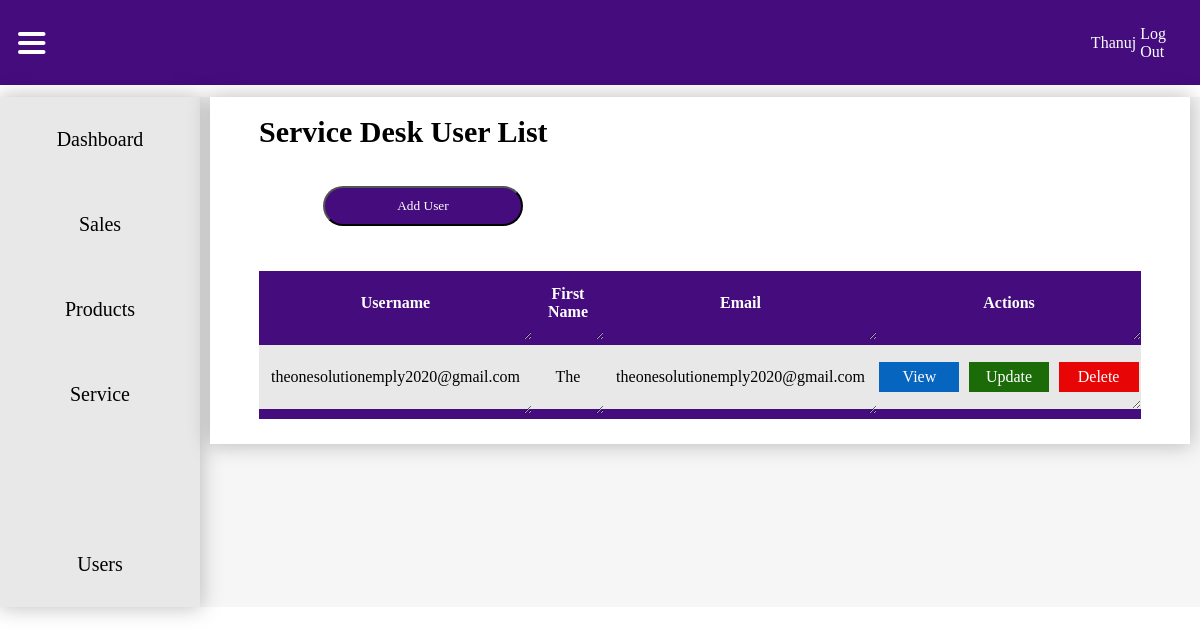
Screenshot of /servicedeskuser/serviceusers/ (signed in) with the database file from the repository.
### mainapp/models.py (models this page shows, shortened)
class User(AbstractUser):
    is_admin = models.BooleanField(default=False)
    is_sales_login = models.BooleanField(default=False)
    is_service_desk = models.BooleanField(default=False)
    is_technician = models.BooleanField(default=False)

class ServiceDeskUser(models.Model):
    user = models.OneToOneField(User, on_delete=models.CASCADE)
    admin = models.ForeignKey(UserProfile, on_delete=models.CASCADE)
    service_desk_name = models.CharField(max_length=100)
    service_desk_email = models.EmailField()
    service_desk_phone = models.CharField(max_length=10)

### servicedeskuser/views.py (the view)
# urls.py: path('serviceusers/', ServiceUserListView.as_view(), name='serviceuserslist'),
class ServiceUserListView(AdminAndLoginRequiredMixin, ListView):
    template_name = "serviceuserlist.html"
    def get_queryset(self):
        admin = self.request.user.userprofile
        return ServiceDeskUser.objects.filter(admin=admin)

### saleuser/mixins.py (called while the page is built)
    def dispatch(self, request, *args, **kwargs):
        if not request.user.is_authenticated or not request.user.is_admin:
            return redirect("login")
        return super().dispatch(request, *args, **kwargs)

### servicedeskuser/templates/serviceuserlist.html (shortened to what this page needs)
{% load static %}
<!DOCTYPE html>
<html lang="en">
<head>
    <link rel="stylesheet" href="{% static 'css/dashboard.css' %}">
</head>
<body>
    {% if request.user.is_admin %}
     <nav>
        <div class="menu" >
            <img src="{% static 'icons/hamburger menu.svg' %}" alt="" onclick="toggleNavigation()">
        </div>
        <ul>
            <li>
                {% if request.user.is_authenticated %}
                <a href="">{{ request.user.username }}</a>
                <a href="{% url 'logout' %}">Log Out</a>
                {% else %}
                <a href="">Profile</a>
                <img src="{% static 'icons/dropdownarrowsvg.svg' %}" alt="">
                {% endif %}
            </li>
        </ul>
    </nav>
    <div class="contentholder">
        <div class="navigation">
            <div class="tabholder">
                {% if request.user.is_admin %}
                <div class="nav-tab" id="dashboard-tab" onclick="toggleActive(this)">
                    <a href="{% url 'dashboard' %}">Dashboard</a>
                </div>
                {% endif %}
                {% if request.user.is_sales_login or request.user.is_admin %}
                <div class="nav-tab" onclick="toggleActive(this)">
                    <a href="{% url 'customerlist' %}">Sales</a>
                </div>
                <div class="nav-tab" onclick="toggleActive(this)">
                    <a href="">Products</a>
                </div>
                {% endif %}
                {% if request.user.is_service_desk or request.user.is_admin %}
                <div class="nav-tab" onclick="toggleActive(this)">
                    <a href="">Service</a>
                </div>
                {% endif %}
                <div class="nav-tab" onclick="toggleActive(this)">
                    <a href=""></a>
                </div>
                {% if request.user.is_admin %}
                <div class="nav-tab" onclick="toggleActive(this)">
                    <a href="">Users</a>
                </div>
                {% endif %}
            </div>
        </div>
        <div class="displayboard">
            <div class="whiteboard">
                <div class="alignmentmaker">
                    <h3>Service Desk User List</h3>
                    {% if request.user.is_admin %}
                    <div class="bottonholder">
                        <a href="{% url 'servicedeskuser:serviceuserscreate' %}"><button>Add User</button></a>
                    </div>
                    {% endif %}
                    <table>
                        <thead>
                            <tr>
                                <th>Username</th>
                                <th>First Name</th>
                                <th>Email</th>
                                <th>Actions</th>
                            </tr>
                        </thead>
                        <tbody>
                            {% for service in object_list %}
                            <tr>
                                <td>{{ service.user.username }}</td>
                                <td>{{ service.user.first_name }}</td>
                                <td>{{ service.user.email }}</td>
                                <td class="action">
                                    <a id="view" href="{% url 'servicedeskuser:serviceusersdetail' service.pk %}"><div class="buttonview">View</div></a>
                                    <a id="update" href="{% url 'servicedeskuser:serviceusersupdate' service.pk  %}"><div class="button">Update</div></a>
                                    <a id="delete" href="{% url 'servicedeskuser:serviceusersdelete' service.pk  %}"><div class="buttondelete">Delete</div></a>
                                </td>
                            </tr>
                            {% endfor %}
                        </tbody>
                    </table>
                </div>
            </div>
        </div>
    </div>
    {% else %}
    <p>Return to Login Page</p>
    {% endif %}
</body>
</html>

### static/css/dashboard.css (style rules this page uses)
* { margin: 0; padding: 0; font-family: Montserrat; }
nav { background: #450C7D; width: 100%; height: 85px; display: flex; justify-content: right; align-items: center; }
nav img { margin-left: 3%; }
nav ul { width: 100%; display: flex; align-items: center; justify-content: flex-end; }
nav ul li { margin: 2%; display: flex; align-items: center; justify-content: flex-end; }
nav ul li a { text-decoration: none; color: white; font-family: Montserrat; }
.contentholder { width: 100%; display: flex; align-items: start; justify-content: center; background: #F6F6F6; margin-top: 1%; }
.navigation { width: 20%; height: 100%; background: #FFF; box-shadow: 0px 0px 20px 1px rgba(0, 0, 0, 0.25); display: grid; align-items: center; justify-items: center; transition: width 0.5s ease-in-out; }
.displayboard { width: 100%; display: grid; align-items: start; justify-items: center; transition: width 0.5s ease-in-out; }
.menu { width: 100%; display: flex; align-items: center; justify-content: left; height: 100%; }
.menu img { margin: 3% 5% 3% 3%; cursor: pointer; }
.nav-tab { width: 100%; height: 85px; display: flex; align-items: center; justify-content: center; background: #E8E8E8; cursor: pointer; transition: .3s ease-in-out; }
.nav-tab a { text-decoration: none; color: black; text-align: center; font-size: 20px; color: black; width: 100%; height: 100%; display: flex; align-items: center; justify-content: center; }
.tabholder { width: 100%; }
.whiteboard { width: 98%; background: white; box-shadow: 0px 0px 20px 1px rgba(0, 0, 0, 0.25); display: flex; align-items: start; justify-content: center; }
.alignmentmaker { width: 90%; display: grid; align-items: start; justify-items: center; }
.alignmentmaker h3 { font-size: 30px; margin: 2% 0% 2% 0%; width: 100%; }
button { width: 200px; height: 40px; background-color: #450C7D; color: #FFF; border-radius: 20px; margin: 2%; cursor: pointer; }
table { border-collapse: collapse; margin: 25px 0; font-size: 16px; width: 100%; resize: both; }
table thead tr { background: #450C7D; color: #FFF; font-weight: bold; padding: 3%; text-align: center; height: 40px; }
tr { background: #E8E8E8; }
tr:last-child { border-bottom: 10px solid#450C7D; }
th, td { padding: 12px; height: 40px; text-align: center; overflow-x: auto; resize: horizontal; }
.action { padding: 12px; height: 40px; text-align: center; overflow-x: auto; display: flex; align-items: center; justify-content: center; }
#update { text-decoration: none; color: white; }
#delete { text-decoration: none; color: white; }
#view { text-decoration: none; color: #FFF; }
.button { background: #1b6c09; width: 80px; height: 30px; display: flex; align-items: center; justify-content: center; }
.buttondelete { background: #e70505; width: 80px; height: 30px; display: flex; align-items: center; justify-content: center; }
.buttonview { background: #0665be; width: 80px; height: 30px; display: flex; align-items: center; justify-content: center; }
.bottonholder { width: 90%; display: flex; align-items: center; justify-content: left; flex-wrap: wrap; }
a { margin: 2%; }

### rows the page displays
User: user.username "Thanuj"
ServiceDeskUser: user.username "theonesolutionemply2020@gmail.com", user.first_name "The", user.email "theonesolutionemply2020@gmail.com"
